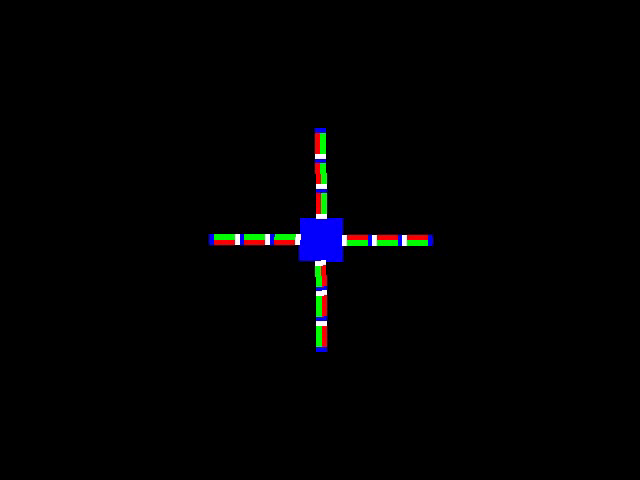
#> input picture frame 0 of escrime-4-3.avi, 640 x 480 px
$ python main.py.py
#> lines starting #> are read from the running program, lines starting #| are printed output that depends on the picture
################################################################### IMPORTATIONS ###################################################################

import cv2
import numpy as np
import matplotlib.pyplot as plt
from numpy.random import random


################################################################### FUNCTIONS ###################################################################

#### Take a part of an image
def create_submatrix(matrix, center, submatrix_length, submatrix_width=None):
    length = round(submatrix_length/2)
    if submatrix_width == None:
        submatrix_width = submatrix_length
    width = round(submatrix_width/2)
    y = center[0]
    x = center[1]
    submatrix = matrix[int(x-length):int(x+length), int(y-width):int(y+width)]
    return submatrix

#### Create a histogram for each color
def histogrames_rgb(observ):

    total_pixels = observ.shape[0] * observ.shape[1]

    histogram_r = np.histogram(observ[:, :, 0], bins=256, range=(0, 256))[0] / total_pixels
    histogram_g = np.histogram(observ[:, :, 1], bins=256, range=(0, 256))[0] / total_pixels
    histogram_b = np.histogram(observ[:, :, 2], bins=256, range=(0, 256))[0] / total_pixels
    return histogram_r, histogram_g, histogram_b

#### Create n points around the center
def intialize_center(center, n):
    centers = []
    for k in range(n):
        x, y = np.random.normal(center[0], 15),np.random.normal(center[1], 15)
        centers.append([x, y])
    return centers

#### Initialize particule using the centers with equal weigth
def create_particules(centers):
    weighted_centers = []
    n = len(centers)
    for k in range(n):
        x, w = centers[k], 1/n
        weighted_centers.append((x, w))
    return weighted_centers

#### Create noise
def create_noise():
    return np.random.multivariate_normal(mean=[0, 0], cov=[[5, 0], [0, 5]])

#### "Sends" the particles around the previous position
def new_particules(particules):
    new_particules = particules
    for i in range(len(particules)):
        x, w = particules[i]
        new_particules[i] = (x + create_noise(), w)
    return new_particules

#### Calcul the distance between two histograms
def histogram_distance(hist1, hist2):
    distance = np.sqrt(1 - np.sum(np.sqrt(hist1 * hist2)))
    return distance

#### Calcul likelihood using histogram distance and return updated particles
def likelihood_function(particule_observation, href, particule, lambd):
    x, w = particule
    histogram_r, histogram_g, histogram_b = histogrames_rgb(particule_observation)
    distance = (histogram_distance(href[0], histogram_r) + histogram_distance(href[1], histogram_g) + histogram_distance(href[2], histogram_b))
    likelihood = np.exp(-lambd * distance**2)
    w2 = w*likelihood
    particule = (x, w2)
    return likelihood, particule

#### Resemple the particles
def systematic_resample(particules):

    N = len(particules)
    weights = np.zeros(N)

    for k in range(N):
        x, w = particules[k]
        weights[k] = w

    positions = (random() + np.arange(N)) / N
    indexes = np.zeros(N, 'i')
    cumulative_sum = np.cumsum(weights)

    i, j = 0, 0
    while i < N:
        if positions[i] < cumulative_sum[j]:
            indexes[i] = j
            i += 1
        else:
            j += 1
    return indexes


################################################################### MAIN FUNCTIONS ###################################################################

#### Return the frames of the tracking of one object
# [64 lines left out: function particle_filter, not called in this run]


#### Return the frames of the tracking of many objects
def particle_filter_multiple(cap, observations, initials_center, num_particles, lambd, nb_frames):

    observations_len = []
    observations_wid = []
    href_s = []
    particules_objects = []

    for i in range(len(observations)) :

        # Initialisations

        observations_len.append(len(observations[i]))
        observations_wid.append(len(observations[i][0]))

        particules_centers = intialize_center(initials_center[i], num_particles)
        particules = create_particules(particules_centers)
        particules_objects.append(particules)

        reference_histogram_r, reference_histogram_g, reference_histogram_b = histogrames_rgb(observations[i])
        href_s.append([reference_histogram_r, reference_histogram_g, reference_histogram_b])

    # observations_len/wid > taille des observation
    # href_s > histogrammes de refernce
    # particules_objects > particules des objets

    # Process each frame in the video sequence
    for k in range(nb_frames):

        cap.set(cv2.CAP_PROP_POS_FRAMES, k)
        res, frame = cap.read()
        if k % 10 == 0:
            plt.imshow(frame)

        for i in range(len(observations)) :

            # MAJ particule motion
            particules = new_particules(particules_objects[i])

            for j in range(len(particules)):

                # Infos on the particule
                x, w = particules_objects[i][j]
                particule_observation = create_submatrix(frame, x, observations_len[i], observations_wid[i])

                # Calculate likelihood for each particle
                likelihood, weighted_particule = likelihood_function(particule_observation, href_s[i], particules_objects[i][j], lambd)
                particules_objects[i][j] = weighted_particule


            # Normalize weights
            total_weight = sum(w for x, w in particules_objects[i])
            particules_objects[i] = [(x, w / total_weight) for x, w in particules_objects[i]]

            # Resample particles
            indexes = systematic_resample(particules_objects[i])
            particules_objects[i] = [particules_objects[i][l] for l in indexes]


            # Plot
            if k % 10 == 0:
                liste_x = []
                liste_y = []

                for (x, y), w in particules_objects[i]:
                    liste_x.append(x)
                    liste_y.append(y)

                estimated_center = (np.average(liste_x, weights=[w for _, w in particules_objects[i]]),
                                    np.average(liste_y, weights=[w for _, w in particules_objects[i]]))

                plt.scatter(liste_x, liste_y)

                # Display bounding box around the estimated center
                #plt.plot(estimated_center[0], estimated_center[1], 'ro', markersize=10) # Point rouge
                plt.gca().add_patch(plt.Rectangle((estimated_center[0] - round((observations_wid[i]/2)), estimated_center[1] - round((observations_len[i]/2))), observations_wid[i], observations_len[i],
                                                linewidth=2, edgecolor='yellow', facecolor='none')) # Carré jaune
        if k % 10 == 0:
            plt.title('Frame ' + str(k))
            plt.show()
    return


################################################################### VIDEO TRACKING ###################################################################

#### I take the frames of the video
cap = cv2.VideoCapture("C:\\Users\\maeva\\OneDrive\\Documents\\ENSEA\\TP SIA\\TP34 IMAGE\\video sequences\\synthetic\\escrime-4-3.avi")
cap.set(cv2.CAP_PROP_POS_FRAMES, 0)
res, frame = cap.read()
#> frame is the input picture: shape (480, 640, 3); mean B, G, R 2.7, 1.8, 1.7

#### I define all objects I want to track
observe_center = frame[217:262, 299:344,:]
center_center = [321, 239]
observe_pate1 = frame[117:195, 310:330,:]
pate1_center = [320, 156]
observe_pate2 = frame[230:250, 350:440,:]
pate2_center = [395, 240]
observe_pate3 = frame[290:360, 310:330,:]
pate3_center = [320, 335]
observe_pate4 = frame[230:250, 200:280,:]
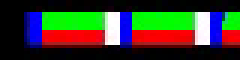
#> observe_pate4: shape (20, 80, 3) (shown 3 times larger); mean B, G, R 43.8, 63.3, 56.8
pate4_center = [240, 240]

#### Track the center only
#particle_filter(cap, observe_center, [323, 242], 70, 10, 150)

#### Track the upper leg only
#particle_filter(cap, observe_pate_1, [330, 167], 70, 10, 150

#### Track all the legs and the center
particle_filter_multiple(cap, [observe_center, observe_pate1, observe_pate2, observe_pate3, observe_pate4], [center_center, pate1_center, pate2_center, pate3_center, pate4_center], 70, 10, 150)
#> the loop in particle_filter_multiple, `for i in range(len(observations)) :` made 5 passes
#> after the loop in particle_filter_multiple, `for i in range(len(observations)) :`: href_s = 5 items; observations_len = [45, 78, 20, 70, 20]; observations_wid = [45, 20, 90, 20, 80]; particules_objects = 5 items
#> the loop in particle_filter_multiple, `for k in range(nb_frames): ` made 30 passes
#> pass 1, in create_submatrix (call 3), `submatrix = matrix[int(x-length):int(x+length), int(y-width):int(y+wid..`:
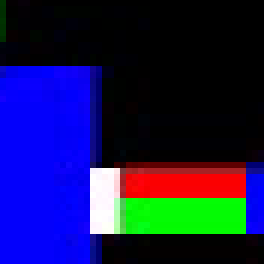
#> submatrix: shape (44, 44, 3) (shown 6 times larger); mean B, G, R 79.9, 24.3, 22.6
#> pass 1, in create_submatrix (call 4), `submatrix = matrix[int(x-length):int(x+length), int(y-width):int(y+wid..`:
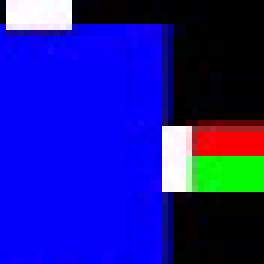
#> submatrix: shape (44, 44, 3) (shown 6 times larger); mean B, G, R 157.3, 24, 24.6
#> pass 1, in particle_filter_multiple, `plt.show()`:
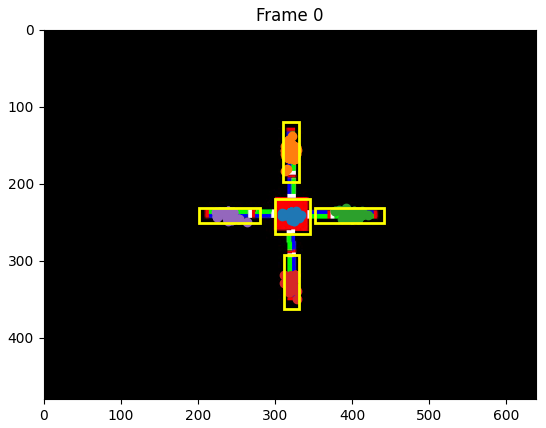
#> figure drawn by matplotlib, 1 panel; B, G, R data is drawn as R, G, B
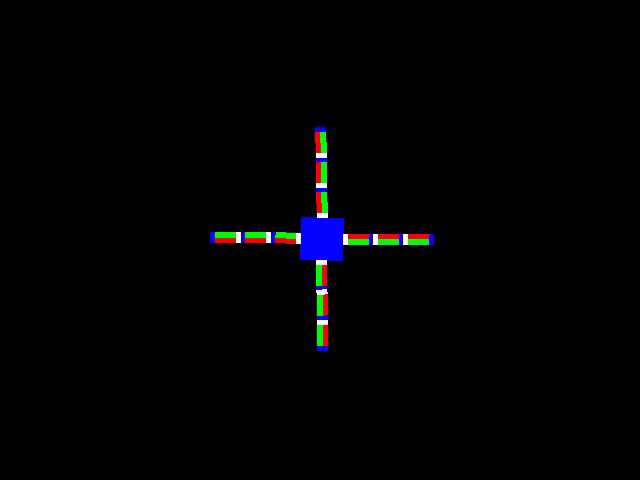
#> input picture frame 1 of escrime-4-3.avi, 640 x 480 px
#> after the loop in particle_filter_multiple, `for k in range(nb_frames):`:
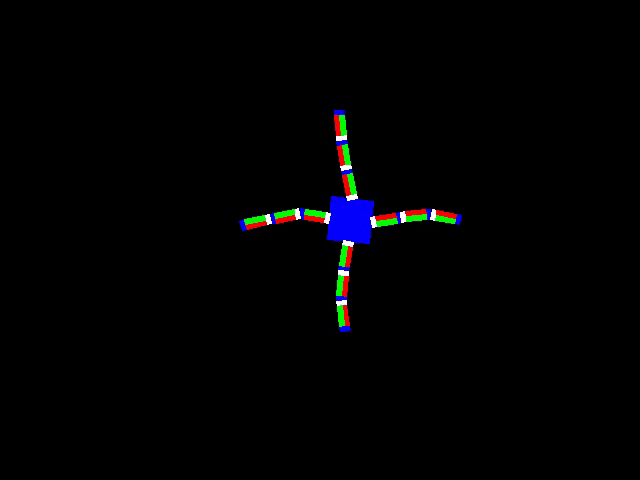
#> frame: shape (480, 640, 3); mean B, G, R 2.6, 1.8, 1.7
#> after the loop in particle_filter_multiple, `for k in range(nb_frames):`:
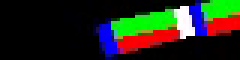
#> particule_observation: shape (20, 80, 3) (shown 3 times larger); mean B, G, R 25.8, 40.2, 34.9

$ run again, starting later in the video
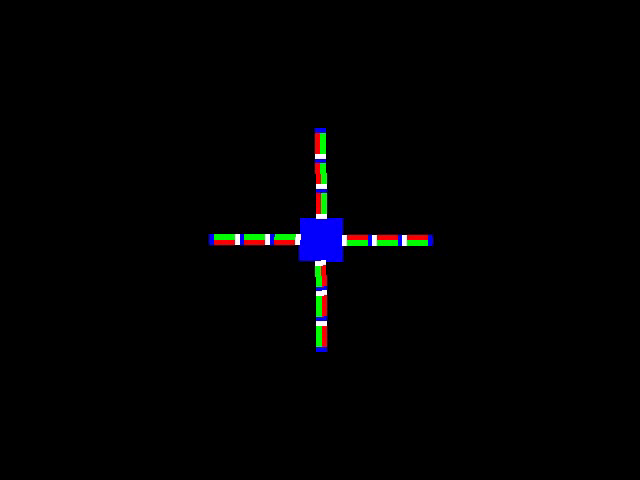
#> input picture frame 0 of escrime-4-3.avi, 640 x 480 px
#> frame is the input picture: shape (480, 640, 3); mean B, G, R 2.7, 1.8, 1.7
#> the loop in particle_filter_multiple, `for i in range(len(observations)) :` made 5 passes
#> after the loop in particle_filter_multiple, `for i in range(len(observations)) :`: href_s = 5 items; observations_len = [45, 78, 20, 70, 20]; observations_wid = [45, 20, 90, 20, 80]; particules_objects = 5 items
#> the loop in particle_filter_multiple, `for k in range(nb_frames): ` made 30 passes
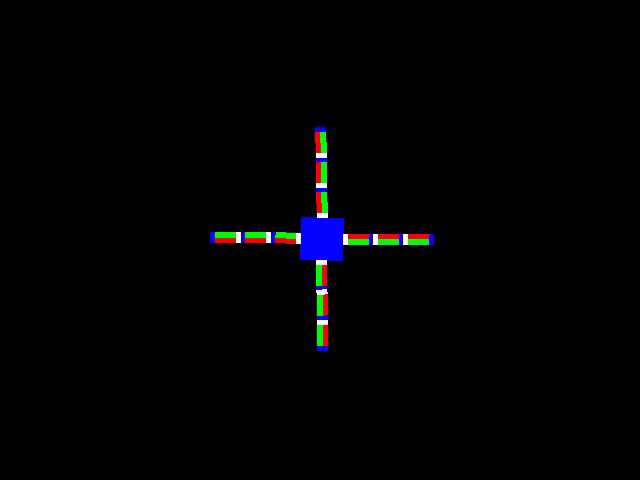
#> input picture frame 1 of escrime-4-3.avi, 640 x 480 px

$ run again, starting later in the video
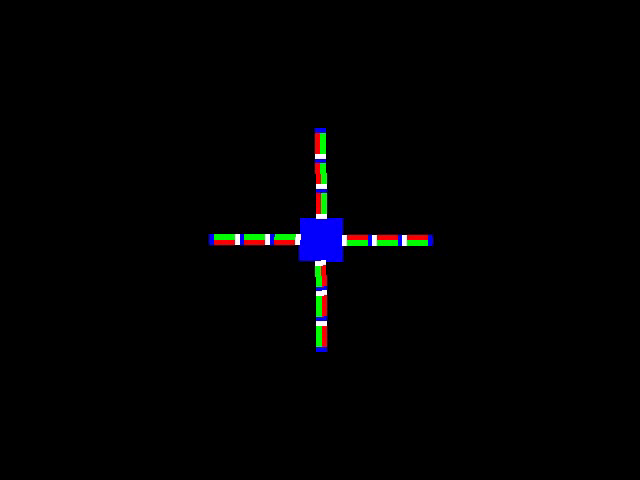
#> input picture frame 0 of escrime-4-3.avi, 640 x 480 px
#> frame is the input picture: shape (480, 640, 3); mean B, G, R 2.7, 1.8, 1.7
#> the loop in particle_filter_multiple, `for i in range(len(observations)) :` made 5 passes
#> after the loop in particle_filter_multiple, `for i in range(len(observations)) :`: href_s = 5 items; observations_len = [45, 78, 20, 70, 20]; observations_wid = [45, 20, 90, 20, 80]; particules_objects = 5 items
#> the loop in particle_filter_multiple, `for k in range(nb_frames): ` made 30 passes
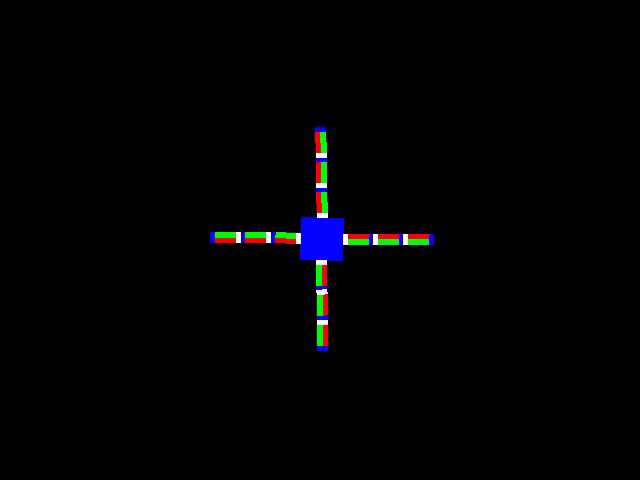
#> input picture frame 1 of escrime-4-3.avi, 640 x 480 px
